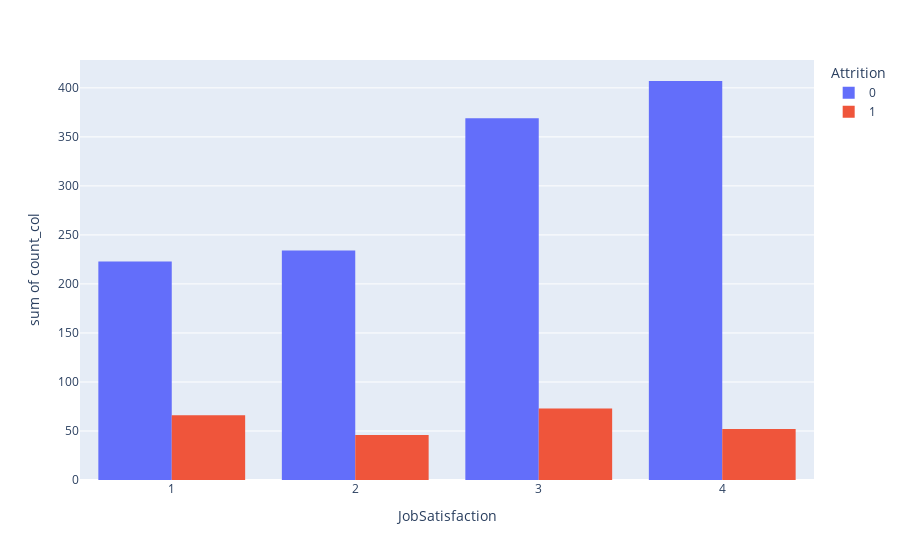

Write notebook code for a chart like this one.
### Code cell
job_satisfaction = df.groupby(["JobSatisfaction", "Attrition"]).agg(count_col=pd.NamedAgg(column="Attrition", aggfunc="count")).reset_index()
fig = px.histogram(job_satisfaction, x="JobSatisfaction", y = 'count_col' ,color="Attrition")
fig.update_layout(barmode='group')
fig.show()
# A high degree of attraction can be observed when job satisfaction is low, but also when the value it's high. This means that employees must leave the company for other reasons.

### Figure 1 — Plotly figure (JSON) as saved in the notebook; plotly's stock layout.template omitted (floating-point values rounded to 4 significant figures)
{"data": [{"alignmentgroup": "True", "bingroup": "x", "histfunc": "sum", "hovertemplate": "Attrition=0<br>JobSatisfaction=%{x}<br>sum of count_col=%{y}<extra></extra>", "legendgroup": "0", "marker": {"color": "#636efa"}, "name": "0", "offsetgroup": "0", "orientation": "v", "showlegend": true, "type": "histogram", "x": [1, 2, 3, 4], "xaxis": "x", "y": [223, 234, 369, 407], "yaxis": "y"}, {"alignmentgroup": "True", "bingroup": "x", "histfunc": "sum", "hovertemplate": "Attrition=1<br>JobSatisfaction=%{x}<br>sum of count_col=%{y}<extra></extra>", "legendgroup": "1", "marker": {"color": "#EF553B"}, "name": "1", "offsetgroup": "1", "orientation": "v", "showlegend": true, "type": "histogram", "x": [1, 2, 3, 4], "xaxis": "x", "y": [66, 46, 73, 52], "yaxis": "y"}], "layout": {"barmode": "group", "legend": {"title": {"text": "Attrition"}, "tracegroupgap": 0}, "margin": {"t": 60}, "xaxis": {"anchor": "y", "domain": [0, 1], "title": {"text": "JobSatisfaction"}}, "yaxis": {"anchor": "x", "domain": [0, 1], "title": {"text": "sum of count_col"}}}}
